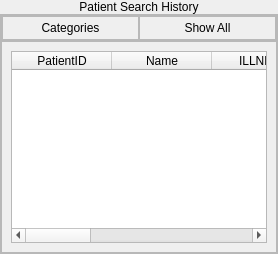
            <widget class="QWidget" name="page_sale_history">
             <layout class="QVBoxLayout" name="verticalLayout_65">
              <property name="spacing">
               <number>0</number>
              </property>
              <property name="leftMargin">
               <number>0</number>
              </property>
              <property name="topMargin">
               <number>0</number>
              </property>
              <property name="rightMargin">
               <number>0</number>
              </property>
              <property name="bottomMargin">
               <number>0</number>
              </property>
              <item alignment="Qt::AlignTop">
               <widget class="QFrame" name="frame_83">
                <property name="frameShape">
                 <enum>QFrame::NoFrame</enum>
                </property>
                <property name="frameShadow">
                 <enum>QFrame::Plain</enum>
                </property>
                <layout class="QVBoxLayout" name="verticalLayout_64">
                 <property name="spacing">
                  <number>0</number>
                 </property>
                 <property name="leftMargin">
                  <number>0</number>
                 </property>
                 <property name="topMargin">
                  <number>0</number>
                 </property>
                 <property name="rightMargin">
                  <number>0</number>
                 </property>
                 <property name="bottomMargin">
                  <number>0</number>
                 </property>
                 <item>
                  <widget class="QLabel" name="label_47">
                   <property name="styleSheet">
                    <string notr="true">font: 20pt &quot;Century Gothic&quot;;</string>
                   </property>
                   <property name="text">
                    <string>Patient Search History</string>
                   </property>
                   <property name="alignment">
                    <set>Qt::AlignCenter</set>
                   </property>
                  </widget>
                 </item>
                </layout>
               </widget>
              </item>
              <item>
               <widget class="QFrame" name="frame_97">
                <property name="sizePolicy">
                 <sizepolicy hsizetype="Expanding" vsizetype="Preferred">
                  <horstretch>0</horstretch>
                  <verstretch>0</verstretch>
                 </sizepolicy>
                </property>
                <property name="frameShape">
                 <enum>QFrame::NoFrame</enum>
                </property>
                <property name="frameShadow">
                 <enum>QFrame::Plain</enum>
                </property>
                <layout class="QHBoxLayout" name="horizontalLayout_73" stretch="0">
                 <property name="spacing">
                  <number>0</number>
                 </property>
                 <property name="leftMargin">
                  <number>0</number>
                 </property>
                 <property name="topMargin">
                  <number>0</number>
                 </property>
                 <property name="rightMargin">
                  <number>0</number>
                 </property>
                 <property name="bottomMargin">
                  <number>0</number>
                 </property>
                 <item>
                  <widget class="QFrame" name="frame_22">
                   <property name="frameShape">
                    <enum>QFrame::StyledPanel</enum>
                   </property>
                   <property name="frameShadow">
                    <enum>QFrame::Raised</enum>
                   </property>
                   <layout class="QVBoxLayout" name="verticalLayout_55">
                    <property name="spacing">
                     <number>0</number>
                    </property>
                    <property name="leftMargin">
                     <number>0</number>
                    </property>
                    <property name="topMargin">
                     <number>0</number>
                    </property>
                    <property name="rightMargin">
                     <number>0</number>
                    </property>
                    <property name="bottomMargin">
                     <number>0</number>
                    </property>
                    <item>
                     <widget class="QFrame" name="frame_98">
                      <property name="frameShape">
                       <enum>QFrame::StyledPanel</enum>
                      </property>
                      <property name="frameShadow">
                       <enum>QFrame::Sunken</enum>
                      </property>
                      <layout class="QHBoxLayout" name="horizontalLayout_33">
                       <property name="spacing">
                        <number>0</number>
                       </property>
                       <property name="leftMargin">
                        <number>0</number>
                       </property>
                       <property name="topMargin">
                        <number>0</number>
                       </property>
                       <property name="rightMargin">
                        <number>0</number>
                       </property>
                       <property name="bottomMargin">
                        <number>0</number>
                       </property>
                       <item>
                        <widget class="QFrame" name="frame_99">
                         <property name="frameShape">
                          <enum>QFrame::StyledPanel</enum>
                         </property>
                         <property name="frameShadow">
                          <enum>QFrame::Raised</enum>
                         </property>
                         <layout class="QHBoxLayout" name="horizontalLayout_34">
                          <property name="spacing">
                           <number>3</number>
                          </property>
                          <property name="leftMargin">
                           <number>0</number>
                          </property>
                          <property name="topMargin">
                           <number>0</number>
                          </property>
                          <property name="rightMargin">
                           <number>0</number>
                          </property>
                          <property name="bottomMargin">
                           <number>0</number>
                          </property>
                          <item>
                           <widget class="QLabel" name="label_48">
                            <property name="styleSheet">
                             <string notr="true">font: 16pt &quot;Century Gothic&quot;;</string>
                            </property>
                            <property name="text">
                             <string>Categories</string>
                            </property>
                            <property name="alignment">
                             <set>Qt::AlignCenter</set>
                            </property>
                           </widget>
                          </item>
                         </layout>
                        </widget>
                       </item>
                       <item>
                        <widget class="QFrame" name="frame_100">
                         <property name="frameShape">
                          <enum>QFrame::StyledPanel</enum>
                         </property>
                         <property name="frameShadow">
                          <enum>QFrame::Raised</enum>
                         </property>
                         <layout class="QHBoxLayout" name="horizontalLayout_35">
                          <property name="spacing">
                           <number>0</number>
                          </property>
                          <property name="leftMargin">
                           <number>0</number>
                          </property>
                          <property name="topMargin">
                           <number>0</number>
                          </property>
                          <property name="rightMargin">
                           <number>0</number>
                          </property>
                          <property name="bottomMargin">
                           <number>0</number>
                          </property>
                          <item>
                           <widget class="QPushButton" name="sale_history_show_all_btn">
                            <property name="cursor">
                             <cursorShape>PointingHandCursor</cursorShape>
                            </property>
                            <property name="styleSheet">
                             <string notr="true">font: 12pt &quot;Century Gothic&quot;;</string>
                            </property>
                            <property name="text">
                             <string>Show All</string>
                            </property>
                            <property name="flat">
                             <bool>true</bool>
                            </property>
                           </widget>
                          </item>
                         </layout>
                        </widget>
                       </item>
                      </layout>
                     </widget>
                    </item>
                    <item>
                     <widget class="QFrame" name="frame_101">
                      <property name="sizePolicy">
                       <sizepolicy hsizetype="Preferred" vsizetype="Expanding">
                        <horstretch>0</horstretch>
                        <verstretch>0</verstretch>
                       </sizepolicy>
                      </property>
                      <property name="frameShape">
                       <enum>QFrame::StyledPanel</enum>
                      </property>
                      <property name="frameShadow">
                       <enum>QFrame::Sunken</enum>
                      </property>
                      <layout class="QHBoxLayout" name="horizontalLayout_48">
                       <item>
                        <widget class="QTableWidget" name="tableWidget_2">
                         <property name="styleSheet">
                          <string notr="true">font: 10pt &quot;Century Gothic&quot;;

</string>
                         </property>
                         <property name="sizeAdjustPolicy">
                          <enum>QAbstractScrollArea::AdjustIgnored</enum>
                         </property>
                         <property name="selectionMode">
                          <enum>QAbstractItemView::ExtendedSelection</enum>
                         </property>
                         <property name="sortingEnabled">
                          <bool>false</bool>
                         </property>
                         <attribute name="horizontalHeaderShowSortIndicator" stdset="0">
                          <bool>false</bool>
                         </attribute>
                         <column>
                          <property name="text">
                           <string>PatientID</string>
                          </property>
                         </column>
                         <column>
                          <property name="text">
                           <string>Name</string>
                          </property>
                         </column>
                         <column>
                          <property name="text">
                           <string> ILLNESS</string>
                          </property>
                         </column>
                         <column>
                          <property name="text">
                           <string>Hospital Name</string>
                          </property>
                         </column>
                         <column>
                          <property name="text">
                           <string>Dept Name</string>
                          </property>
                         </column>
                         <column>
                          <property name="text">
                           <string>Doctor Name</string>
                          </property>
                         </column>
                         <column>
                          <property name="text">
                           <string>Date</string>
                          </property>
                         </column>
                        </widget>
                       </item>
                      </layout>
                     </widget>
                    </item>
                   </layout>
                  </widget>
                 </item>
                </layout>
               </widget>
              </item>
             </layout>
            </widget>
